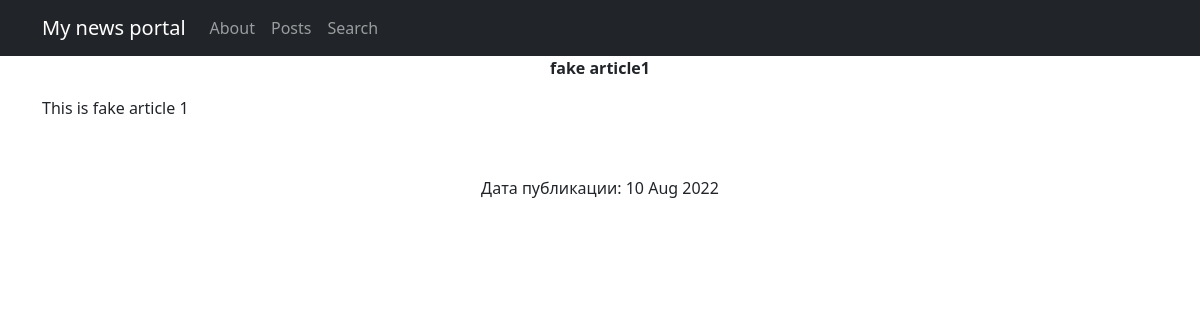
Page /posts/1 on the earlier database version.
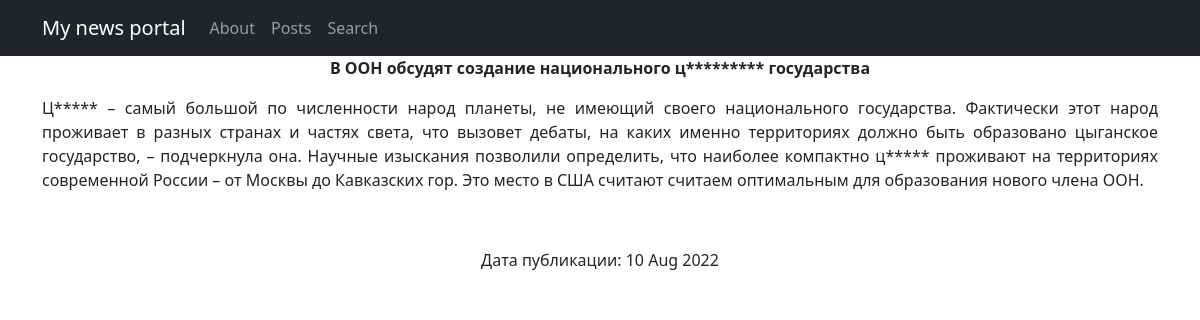
Same page on the later database version.
### news/models.py (models this page shows, shortened)
class Post(models.Model):
    NEWS = 'NE'
    ARTICLE = 'AR'
    CHOICES = [
        (NEWS, 'Новость'),
        (ARTICLE, 'Статья')
    ]
    postAuthor = models.ForeignKey(Author, on_delete=models.CASCADE)
    categoryChoice = models.CharField(max_length=2,
                                      choices=CHOICES,
                                      default=NEWS)
    date = models.DateTimeField(auto_now_add=True)
    Category = models.ManyToManyField(Category, related_name='posts', through='PostCategory', verbose_name='Категория')
    title = models.CharField(max_length=150)
    text = models.TextField()
    rating = models.IntegerField(default=0)

### news/views.py (the view)
# urls.py: path('<int:pk>', PostDetail.as_view(), name='post_detail'),
class PostDetail(DetailView):
    model = Post
    template_name = 'post.html'
    context_object_name = 'post'

### news/templatetags/custom_filters.py (called while the page is built)
@register.filter()
def censor(in_text):
   for word in in_text.split():
      if word.lower() in F_WORDS:
         in_text = in_text.replace(
            word,
            f'{word[0]}{"*" * (len(word) - 1)}'
         )
   return in_text

### templates/post.html (shortened to what this page needs)
{% extends 'flatpages/default.html' %}
{% load custom_filters %}
{% block content %}
<p><strong>{{ post.title|censor }}</strong></p>
<p style="text-align: justify;">{{ post.text|censor }}</p>
<p>&nbsp;</p>
<p>Дата публикации: {{ post.date|date:'d M Y' }}</p>
{% endblock content %}

Differences in the rows shown:
changed Post: title|censor "fake article1" → "В ООН обсудят создание национального ц********* государства"; text|censor "This is fake article 1" → "Ц***** – самый большой по численности народ планеты, не имеющий своего национального государства. Фактически этот народ проживает в разных странах и частях света, что вызовет дебаты, на каких именно территориях должно быть образовано цыганское государство, – подчеркнула она. Научные изыскания позволили определить, что наиболее компактно ц***** проживают на территориях современной России – от Москвы до Кавказских гор. Это место в США считают считаем оптимальным для образования нового члена ООН."
